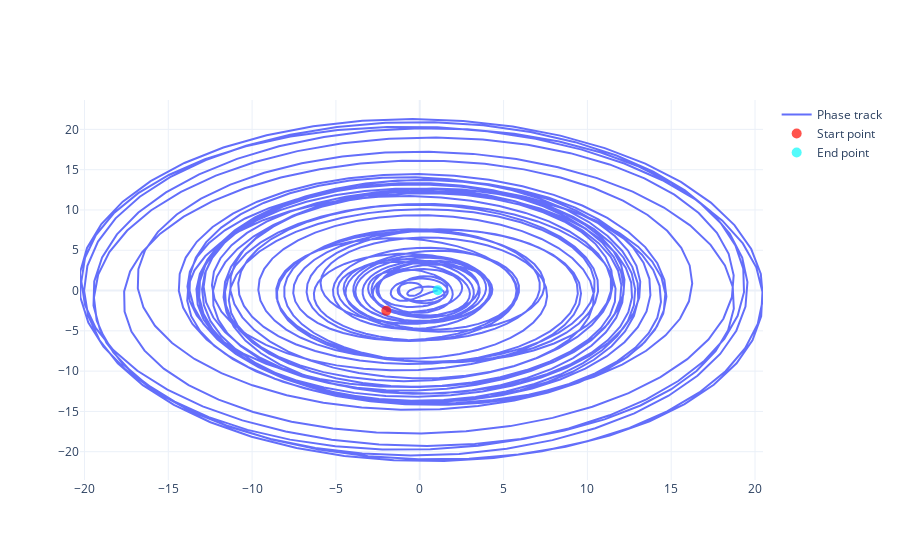

This figure's notebook cell:
### Markdown cell above
fig_a = go.Figure()
fig_a.add_scatter(x = temp[0], y = diff(temp[0],temp[1]), mode='lines', name='Velocity')
fig_a.add_scatter(x = t, y = accel_ssa.reconstruct(slice(1,4)), mode='lines', name='slice(0,3)')
fig_a.show()

### Code cell
x_acc_clear = accel_ssa.reconstruct(slice(10,20))

track1, basis1 = phase_track(x_acc_clear.values.reshape([-1,1]), 400, 2)

plot_phase_track(track1[:])

### Figure 1 — Plotly figure (JSON) as saved in the notebook; plotly's stock layout.template omitted (floating-point values rounded to 4 significant figures; data arrays with more than 128 entries replaced by an {"elided": "..."} marker saying what was removed)
{"data": [{"mode": "lines", "name": "Phase track", "type": "scatter", "x": {"elided": "2000 float values"}, "y": {"elided": "2000 float values"}}, {"marker": {"color": "rgba(255, 10, 0, .7)", "size": 10}, "mode": "markers", "name": "Start point", "type": "scatter", "x": [-1.995], "y": [-2.513]}, {"marker": {"color": "rgba(10, 250, 250, .7)", "size": 10}, "mode": "markers", "name": "End point", "type": "scatter", "x": [1.069], "y": [0.03586]}], "layout": {}}
